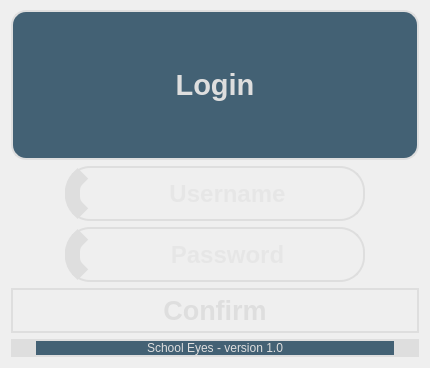
            <widget class="QWidget" name="page_login">
             <property name="minimumSize">
              <size>
               <width>0</width>
               <height>0</height>
              </size>
             </property>
             <property name="styleSheet">
              <string notr="true"/>
             </property>
             <layout class="QVBoxLayout" name="verticalLayout_7">
              <property name="topMargin">
               <number>10</number>
              </property>
              <item alignment="Qt::AlignTop">
               <widget class="QLabel" name="title_login">
                <property name="minimumSize">
                 <size>
                  <width>0</width>
                  <height>150</height>
                 </size>
                </property>
                <property name="maximumSize">
                 <size>
                  <width>16777215</width>
                  <height>16777215</height>
                 </size>
                </property>
                <property name="font">
                 <font>
                  <family>Segoe UI</family>
                  <pointsize>22</pointsize>
                  <weight>75</weight>
                  <bold>true</bold>
                 </font>
                </property>
                <property name="styleSheet">
                 <string notr="true">QLabel{
	background: rgba(0, 42, 68, 183);
	color: #dedede;
	border: 2px solid #dedede;
	border-radius: 15px;
	
}
</string>
                </property>
                <property name="text">
                 <string>Login</string>
                </property>
                <property name="alignment">
                 <set>Qt::AlignCenter</set>
                </property>
               </widget>
              </item>
              <item alignment="Qt::AlignHCenter|Qt::AlignVCenter">
               <widget class="QLineEdit" name="username_login">
                <property name="sizePolicy">
                 <sizepolicy hsizetype="Expanding" vsizetype="Expanding">
                  <horstretch>0</horstretch>
                  <verstretch>0</verstretch>
                 </sizepolicy>
                </property>
                <property name="minimumSize">
                 <size>
                  <width>300</width>
                  <height>55</height>
                 </size>
                </property>
                <property name="maximumSize">
                 <size>
                  <width>500</width>
                  <height>16777215</height>
                 </size>
                </property>
                <property name="font">
                 <font>
                  <family>Segoe UI</family>
                  <pointsize>18</pointsize>
                  <weight>75</weight>
                  <bold>true</bold>
                 </font>
                </property>
                <property name="styleSheet">
                 <string notr="true">QLineEdit {
	border-radius: 25px;
padding: 0 15px 0 27px;
border: 2px solid #dedede;
color: #dedede;
background: transparent;
background-image: url(:/24x24/images/icons/24x24/cil-user.png);
background-repeat: no-repeat;
background-position: left;
border-left: 15px solid #dedede;
}

QLineEdit:focus, QLineEdit:hover  {
	border-color: #F38533;
}</string>
                </property>
                <property name="alignment">
                 <set>Qt::AlignCenter</set>
                </property>
                <property name="placeholderText">
                 <string>Username</string>
                </property>
               </widget>
              </item>
              <item alignment="Qt::AlignHCenter|Qt::AlignVCenter">
               <widget class="QLineEdit" name="password_login">
                <property name="sizePolicy">
                 <sizepolicy hsizetype="Expanding" vsizetype="Expanding">
                  <horstretch>0</horstretch>
                  <verstretch>0</verstretch>
                 </sizepolicy>
                </property>
                <property name="minimumSize">
                 <size>
                  <width>300</width>
                  <height>55</height>
                 </size>
                </property>
                <property name="maximumSize">
                 <size>
                  <width>500</width>
                  <height>16777215</height>
                 </size>
                </property>
                <property name="font">
                 <font>
                  <family>Segoe UI</family>
                  <pointsize>18</pointsize>
                  <weight>75</weight>
                  <bold>true</bold>
                 </font>
                </property>
                <property name="styleSheet">
                 <string notr="true">QLineEdit {
	border-radius: 25px;
padding: 0 15px 0 27px;
border: 2px solid #dedede;
color: #dedede;
background: transparent;
background-image: url(:/24x24/images/icons/24x24/cil-https.png);
background-repeat: no-repeat;
background-position: left;
border-left: 15px solid #dedede;
}

QLineEdit:focus, QLineEdit:hover {
	border-color: #F38533;
}

</string>
                </property>
                <property name="echoMode">
                 <enum>QLineEdit::Password</enum>
                </property>
                <property name="alignment">
                 <set>Qt::AlignCenter</set>
                </property>
                <property name="placeholderText">
                 <string>Password</string>
                </property>
               </widget>
              </item>
              <item alignment="Qt::AlignHCenter|Qt::AlignVCenter">
               <widget class="QPushButton" name="confirm_login">
                <property name="sizePolicy">
                 <sizepolicy hsizetype="Expanding" vsizetype="Expanding">
                  <horstretch>0</horstretch>
                  <verstretch>0</verstretch>
                 </sizepolicy>
                </property>
                <property name="maximumSize">
                 <size>
                  <width>500</width>
                  <height>60</height>
                 </size>
                </property>
                <property name="font">
                 <font>
                  <family>Segoe UI</family>
                  <pointsize>20</pointsize>
                  <weight>75</weight>
                  <bold>true</bold>
                 </font>
                </property>
                <property name="cursor">
                 <cursorShape>PointingHandCursor</cursorShape>
                </property>
                <property name="styleSheet">
                 <string notr="true">QPushButton {
	color: #dedede;
	background: transparent;
	border: 2px solid #dedede;	
	border-radius: 25px;
	padding: 5px 150px;
}

QPushButton:hover {
	background: #F38533;
}

QPushButton:pressed {
	background: #F38533;
}</string>
                </property>
                <property name="text">
                 <string>Confirm</string>
                </property>
               </widget>
              </item>
              <item>
               <widget class="QLabel" name="footer_login">
                <property name="maximumSize">
                 <size>
                  <width>16777215</width>
                  <height>80</height>
                 </size>
                </property>
                <property name="styleSheet">
                 <string notr="true">background: rgba(0, 42, 68, 183);
color: #dedede;
border: 2px solid #dedede;
border-radius: 15px;

border-left: 25px solid #dedede;
border-right: 25px solid #dedede;</string>
                </property>
                <property name="text">
                 <string>School Eyes - version 1.0</string>
                </property>
                <property name="alignment">
                 <set>Qt::AlignCenter</set>
                </property>
               </widget>
              </item>
             </layout>
            </widget>
